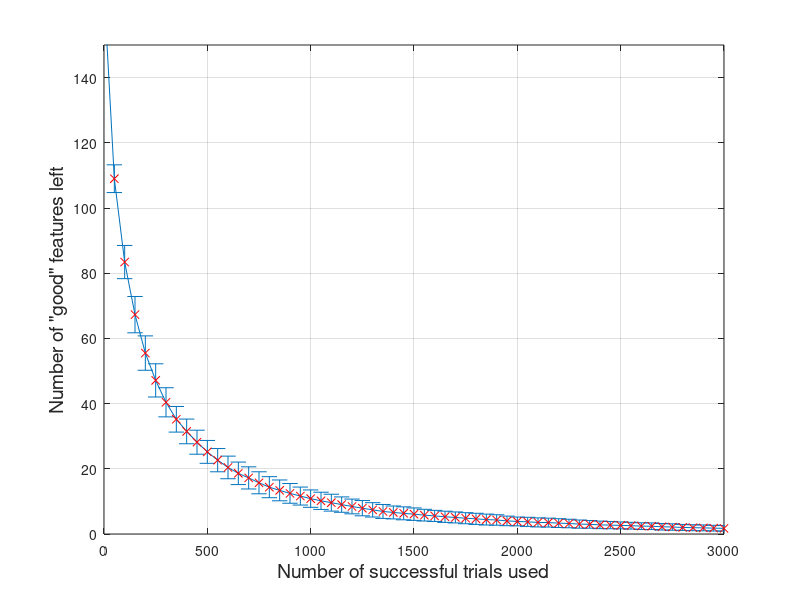

Here is the MATLAB script that generated this plot:
load ds1000ngood_plot.mat
errorbar(S, mean_ngood, std_ngood);
hold on; plot(S, mean_ngood, 'rx');
xlabel('Number of successful trials used', 'fontsize', 14);
ylabel('Number of "good" features left', 'fontsize', 14);
set(gca, 'ytick', 0:20:150);
axis([0 3000 0 150]);
grid on;
print -f1 -deps ds1000ngood_plot.eps
